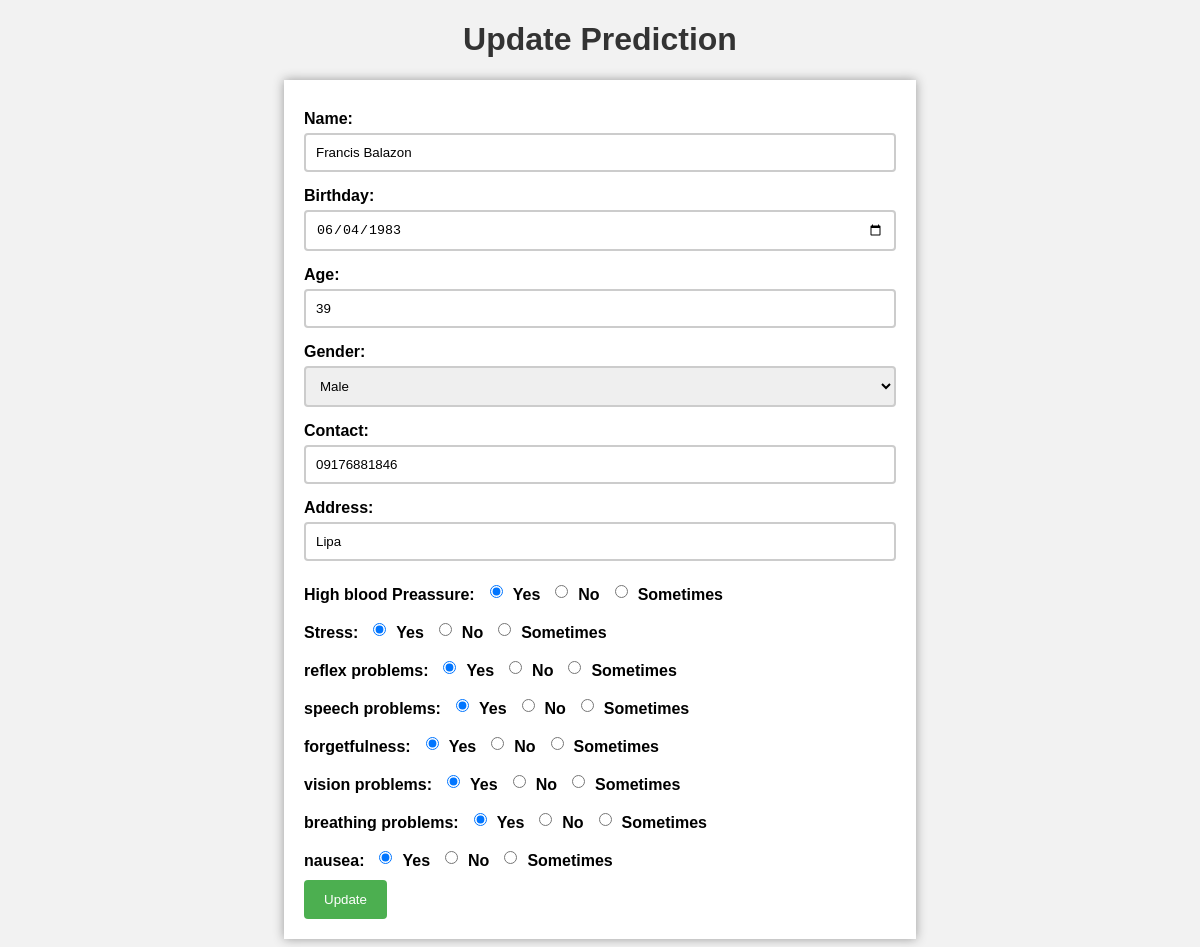
/update/20, run on the app's committed database.
### tables this page shows
CREATE TABLE predictions
                (id INTEGER PRIMARY KEY,
                name TEXT,
                birthday TEXT,
                age INTEGER,
                gender TEXT,
                contact TEXT,
                address TEXT,
                code TEXT UNIQUE,
                q1 TEXT,
                q2 TEXT,
                q3 TEXT,
                q4 TEXT,
                q5 TEXT,
                q6 TEXT,
                q7 TEXT,
                q8 TEXT,
                prediction TEXT);

### app.py (the view, shortened to what this page needs)
@app.route('/update/<int:id>', methods=['GET', 'POST'])
def update(id):
    conn = sqlite3.connect('database.db')
    cur = conn.cursor()
    cur.execute('SELECT * FROM predictions WHERE id = ?', (id,))
    prediction = cur.fetchone()
    conn.close()
    return render_template('update.html', prediction=prediction)

### templates/update.html (shortened to what this page needs)
<!DOCTYPE html>
<html lang="en">
<head>
</head>
<body>
    <h1>Update Prediction</h1>
<form method="POST" action="/update/{{ prediction[0] }}">
  <label for="name">Name:</label>
  <input type="text" id="name" name="name" value="{{ prediction[1] }}">
  <label for="birthday">Birthday:</label>
  <input type="date" id="birthday" name="birthday" value="{{ prediction[2] }}" onchange="updateAge()">
  <label for="age">Age:</label>
  <input type="text" id="age" name="age" value="{{ prediction[3] }}" readonly>
  <label for="gender">Gender:</label>
  <select id="gender" name="gender">
    <option value="Male" {% if prediction[4] == "Male" %}selected{% endif %}>Male</option>
  </select>
  <label for="contact">Contact:</label>
  <input type="text" id="contact" name="contact" value="{{ prediction[5] }}">
  <label for="address">Address:</label>
  <input type="text" id="address" name="address" value="{{ prediction[6] }}">
  <div class="question-group">
    <label for="q1">High blood Preassure:</label>
    <div class="radio-group">
      <input type="radio" id="q1-yes" name="q1" value="Yes" {% if prediction[8] == "Yes" %}checked{% endif %}>
      <label for="q1-yes">Yes</label>
      <input type="radio" id="q1-no" name="q1" value="No" {% if prediction[8] == "No" %}checked{% endif %}>
      <label for="q1-no">No</label>
      <input type="radio" id="q1-sometimes" name="q1" value="Sometimes" {% if prediction[8] == "Sometimes" %}checked{% endif %}>
      <label for="q1-sometimes">Sometimes</label>
    </div>
  </div>
  <div class="question-group">
    <label for="q2">Stress:</label>
    <div class="radio-group">
      <input type="radio" id="q2-yes" name="q2" value="Yes" {% if prediction[9] == "Yes" %}checked{% endif %}>
      <label for="q2-yes">Yes</label>
      <input type="radio" id="q2-no" name="q2" value="No" {% if prediction[9] == "No" %}checked{% endif %}>
      <label for="q2-no">No</label>
      <input type="radio" id="q2-sometimes" name="q2" value="Sometimes" {% if prediction[9] == "Sometimes" %}checked{% endif %}>
      <label for="q2-sometimes">Sometimes</label>
    </div>
  </div>
  <div class="question-group">
    <label for="q3">reflex problems:</label>
    <div class="radio-group">
      <input type="radio" id="q3-yes" name="q3" value="Yes" {% if prediction[10] == "Yes" %}checked{% endif %}>
      <label for="q3-yes">Yes</label>
      <input type="radio" id="q3-no" name="q3" value="No" {% if prediction[10] == "No" %}checked{% endif %}>
      <label for="q3-no">No</label>
      <input type="radio" id="q3-sometimes" name="q3" value="Sometimes" {% if prediction[10] == "Sometimes" %}checked{% endif %}>
      <label for="q3-sometimes">Sometimes</label>
    </div>
  </div>
  <div class="question-group">
    <label for="q4">speech problems:</label>
    <div class="radio-group">
      <input type="radio" id="q4-yes" name="q4" value="Yes" {% if prediction[11] == "Yes" %}checked{% endif %}>
      <label for="q4-yes">Yes</label>
      <input type="radio" id="q4-no" name="q4" value="No" {% if prediction[11] == "No" %}checked{% endif %}>
      <label for="q4-no">No</label>
      <input type="radio" id="q4-sometimes" name="q4" value="Sometimes" {% if prediction[11] == "Sometimes" %}checked{% endif %}>
      <label for="q4-sometimes">Sometimes</label>
    </div>
  </div>
  <div class="question-group">
    <label for="q5">forgetfulness:</label>
    <div class="radio-group">
      <input type="radio" id="q5-yes" name="q5" value="Yes" {% if prediction[12] == "Yes" %}checked{% endif %}>
      <label for="q5-yes">Yes</label>
      <input type="radio" id="q5-no" name="q5" value="No" {% if prediction[12] == "No" %}checked{% endif %}>
      <label for="q5-no">No</label>
      <input type="radio" id="q5-sometimes" name="q5" value="Sometimes" {% if prediction[12] == "Sometimes" %}checked{% endif %}>
      <label for="q5-sometimes">Sometimes</label>
    </div>
  </div>
  <div class="question-group">
    <label for="q6">vision problems:</label>
    <div class="radio-group">
      <input type="radio" id="q6-yes" name="q6" value="Yes" {% if prediction[13] == "Yes" %}checked{% endif %}>
      <label for="q6-yes">Yes</label>
      <input type="radio" id="q6-no" name="q6" value="No" {% if prediction[13] == "No" %}checked{% endif %}>
      <label for="q6-no">No</label>
      <input type="radio" id="q6-sometimes" name="q6" value="Sometimes" {% if prediction[13] == "Sometimes" %}checked{% endif %}>
      <label for="q6-sometimes">Sometimes</label>
    </div>
  </div>
  <div class="question-group">
    <label for="q7">breathing problems:</label>
    <div class="radio-group">
      <input type="radio" id="q7-yes" name="q7" value="Yes" {% if prediction[14] == "Yes" %}checked{% endif %}>
      <label for="q7-yes">Yes</label>
      <input type="radio" id="q7-no" name="q7" value="No" {% if prediction[14] == "No" %}checked{% endif %}>
      <label for="q7-no">No</label>
      <input type="radio" id="q7-sometimes" name="q7" value="Sometimes" {% if prediction[14] == "Sometimes" %}checked{% endif %}>
      <label for="q7-sometimes">Sometimes</label>
    </div>
  </div>
  <div class="question-group">
    <label for="q8">nausea:</label>
    <div class="radio-group">
      <input type="radio" id="q8-yes" name="q8" value="Yes" {% if prediction[15] == "Yes" %}checked{% endif %}>
      <label for="q8-yes">Yes</label>
      <input type="radio" id="q2-no" name="q8" value="No" {% if prediction[15] == "No" %}checked{% endif %}>
      <label for="q8-no">No</label>
      <input type="radio" id="q8-sometimes" name="q8" value="Sometimes" {% if prediction[15] == "Sometimes" %}checked{% endif %}>
      <label for="q8-sometimes">Sometimes</label>
    </div>
  </div>
  <input type="submit" value="Update">
</form>
</body>
</html>

### templates/update.html (style rules this page uses)
body { font-family: Arial, sans-serif; background-color: #f2f2f2; }
h1 { text-align: center; color: #333333; }
form { margin: 0 auto; width: 50%; padding: 20px; background-color: #ffffff; box-shadow: 0px 0px 10px #999999; }
label { display: block; margin-top: 10px; font-weight: bold; }
input[type="text"], select { display: block; width: 100%; padding: 10px; margin-top: 5px; margin-bottom: 15px; border: 2px solid #ccc; border-radius: 4px; box-sizing: border-box; }
input[type="date"] { display: block; width: 100%; padding: 10px; margin-top: 5px; margin-bottom: 15px; border: 2px solid #ccc; border-radius: 4px; box-sizing: border-box; }
input[type="radio"] { display: inline-block; margin-right: 10px; }
input[type="submit"] { background-color: #4CAF50; color: white; padding: 12px 20px; border: none; border-radius: 4px; cursor: pointer; }
.radio-group { display: inline-block; }
.radio-group input[type="radio"], .radio-group label { display: inline-block; vertical-align: middle; }
.question-group { display: flex; align-items: center; margin-bottom: 10px; }
.question-group label { margin-right: 10px; }
.radio-group { display: flex; }

### data on the page
predictions: name "Francis Balazon", birthday "06/04/1983", age "39", gender "Male", contact "09176881846", address "Lipa", q1 "☑ Yes", q1 "☐ No", q1 "☐ Sometimes", q2 "☑ Yes", q2 "☐ No", q2 "☐ Sometimes", q3 "☑ Yes", q3 "☐ No", q3 "☐ Sometimes", q4 "☑ Yes", q4 "☐ No", q4 "☐ Sometimes", q5 "☑ Yes", q5 "☐ No", q5 "☐ Sometimes", q6 "☑ Yes", q6 "☐ No", q6 "☐ Sometimes", q7 "☑ Yes", q7 "☐ No", q7 "☐ Sometimes", q8 "☑ Yes", q8 "☐ Sometimes"
